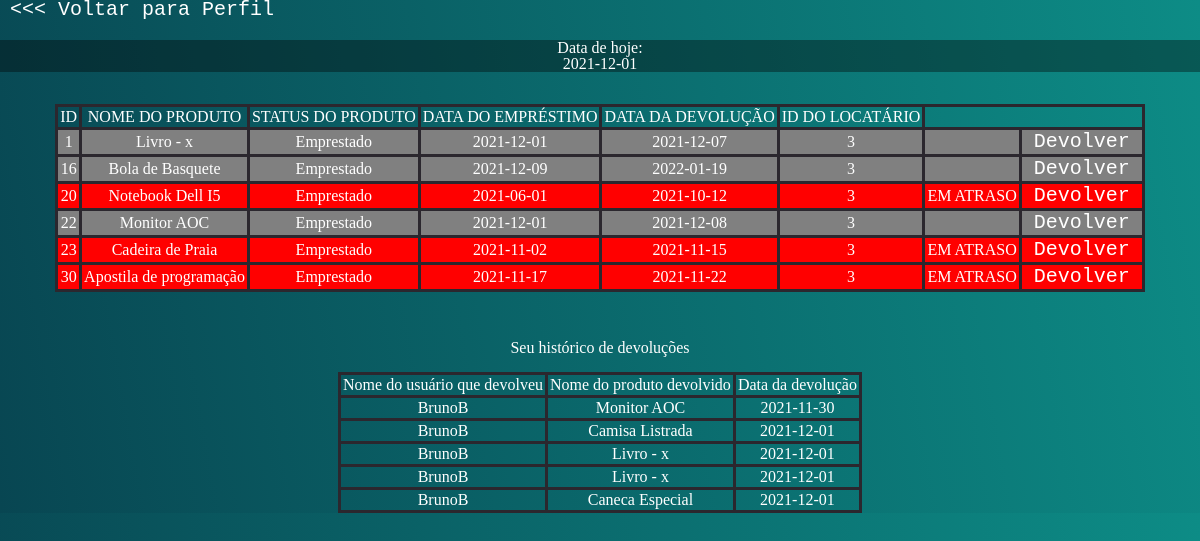
Page /historicoemprestimocomum.php (signed in) on the committed database.
### tables this page shows
CREATE TABLE `itens` (
  `id` int(11) NOT NULL,
  `nome` varchar(100) NOT NULL,
  `status` varchar(100) NOT NULL,
  `dataemprestimo` date NOT NULL,
  `datadevolucao` date NOT NULL,
  `iduser` int(11) NOT NULL
);

CREATE TABLE `devolucoes` (
  `id` int(11) NOT NULL,
  `datadevolucao` date NOT NULL,
  `nomeitemdevolvido` text NOT NULL,
  `nomeusuariodevolucao` varchar(100) NOT NULL
);

### historicoemprestimocomum.php (the view, shortened to what this page needs)
<!DOCTYPE html>
<html lang="pt-br">
<head>
    <link rel="stylesheet" href="./stylesheet/styles.css">
</head>
<body>
    <a href="logado.php"><<< Voltar para Perfil<br><br></a>
    <?php
          echo '<div class="echo" style="color:white">'.'Data de hoje: '.'</div>';
          $diahoje = date('Y-m-d', time());
          echo '<div class="echo" style="color:white">'.$diahoje.'</div><br><br>';
    ?>
    <table border="1">
                <tr>
                    <td>ID</td>
                    <td>NOME DO PRODUTO</td>
                    <td>STATUS DO PRODUTO</td>
                    <td>DATA DO EMPRÉSTIMO</td>
                    <td>DATA DA DEVOLUÇÃO</td>
                    <td>ID DO LOCATÁRIO</td>
                </tr>
                <?php
                include "conexoes/dbconnection.php";
                $myid = $_SESSION['id'];
                $sql = "SELECT * FROM itens WHERE iduser=$myid ";
                $res = mysqli_query($conn, $sql);
                while($row = mysqli_fetch_assoc($res)){
                    $diahoje = date('Y-m-d', time());
                    $diadevolucao = $row['datadevolucao'];
                        if($diahoje > $diadevolucao){
                            echo"   <tr>
                            <td style='background-color: red;'>" .$row['id'] . "</td>
                            <td style='background-color: red;'>" .$row['nome'] . "</td>
                            <td style='background-color: red;'>" .$row['status'] . "</td>
                            <td style='background-color: red;'>" .$row['dataemprestimo'] . "</td>
                            <td style='background-color: red;'>" .$row['datadevolucao'] . "</td>
                            <td style='background-color: red;'>" .$row['iduser'] . "</td>
                            <td style='background-color: red;'> EM ATRASO </td>
                            <td style='background-color: red;'> <a href='devolvercomum.php?id=" .$row['id']."'>Devolver</a> </td>
                            </tr>";
                        }else{
                            echo"   <tr>
                            <td style='background-color: gray;'>" .$row['id'] . "</td>
                            <td style='background-color: gray;'>" .$row['nome'] . "</td>
                            <td style='background-color: gray;'>" .$row['status'] . "</td>
                            <td style='background-color: gray;'>" .$row['dataemprestimo'] . "</td>
                            <td style='background-color: gray;'>" .$row['datadevolucao'] . "</td>
                            <td style='background-color: gray;'>" .$row['iduser'] . "</td>
                            <td style='background-color: gray;'></td>
                            <td style='background-color: gray;'> <a href='devolvercomum.php?id=" .$row['id']."'>Devolver</a> </td>
                            </tr>";
                        }
                }
            ?>
    </table>
    <br><br><br>
    <label>Seu histórico de devoluções<br><br></label>
    <table border="1">
        <tr>
            <td>Nome do usuário que devolveu</td>
            <td>Nome do produto devolvido</td>
            <td>Data da devolução</td>
        </tr>
        <?php
            include "conexoes/dbconnection.php";
            $myname = $_SESSION['user'];
            $sql = "SELECT * FROM devolucoes WHERE nomeusuariodevolucao='$myname'";
            $res = mysqli_query($conn, $sql);
            while($row = mysqli_fetch_assoc($res)){
                        echo "
                        <tr>
                            <td>" .$row['nomeusuariodevolucao'] . "</td>
                            <td>" .$row['nomeitemdevolvido'] . "</td>
                            <td>" .$row['datadevolucao'] . "</td>
                        </tr>
                        ";
            }
        ?>
    </table>
</body>
</html>

### stylesheet/styles.css (style rules this page uses)
html, body, div, span, applet, object, iframe, h1, h2, h3, h4, h5, h6, p, blockquote, pre, a, abbr, acronym, address, big, cite, code, del, dfn, em, img, ins, kbd, q, s, samp, small, strike, strong, sub, sup, tt, var, b, u, i, center, dl, dt, dd, ol, ul, li, form, label, legend, table, caption, tbody, tfoot, thead, tr, th, td, article, aside, canvas, details, embed, figure, figcaption, footer, header, hgroup, menu, nav, output, ruby, section, summary, time, mark, audio, video { margin: 0; padding: 0; border: 0; font-size: 100%; font: inherit; vertical-align: baseline; }
body { line-height: 1; }
table { border-collapse: collapse; border-spacing: 0; }
* { font-family: "Convergence", sans-serif; }
body { background: rgb(13,140,134); background: linear-gradient(260deg, rgba(13,140,134,1) 0%, rgba(8,70,82,1) 100%, rgba(33,11,52,1) 100%); }
table, td, th { margin: auto; border-width: 3px; color: white; text-align: center; border-style: solid; border-color: rgb(43, 39, 46); padding: 2px; }
a { text-decoration: none; color: rgb(255, 255, 255); font-family: inherit; font-size: inherit; color: white; outline: none; background: none; padding: 10px; font-size:x-large; font-family: monospace; }
label { color: white; display: block; margin-left: auto; margin-right: auto; text-align: center; }
div { display: inline-block; background-color: rgba(0, 0, 0, 0.37); border-width: 5px; border-style: double; border-left: none; border-top: none; border-bottom: none; }
.echo { border: none; background-color: none; text-align: center; display: block; margin-left: auto; margin-right: auto; }

### rows in the picture
itens: id "1", nome "Livro - x", status "Emprestado", dataemprestimo "2021-12-01", datadevolucao "2021-12-07", iduser "3"
itens: id "16", nome "Bola de Basquete", status "Emprestado", dataemprestimo "2021-12-09", datadevolucao "2022-01-19", iduser "3"
itens: id "20", nome "Notebook Dell I5", status "Emprestado", dataemprestimo "2021-06-01", datadevolucao "2021-10-12", iduser "3"
itens: id "22", nome "Monitor AOC", status "Emprestado", dataemprestimo "2021-12-01", datadevolucao "2021-12-08", iduser "3"
itens: id "23", nome "Cadeira de Praia", status "Emprestado", dataemprestimo "2021-11-02", datadevolucao "2021-11-15", iduser "3"
itens: id "30", nome "Apostila de programação", status "Emprestado", dataemprestimo "2021-11-17", datadevolucao "2021-11-22", iduser "3"
devolucoes: nomeusuariodevolucao "BrunoB", nomeitemdevolvido "Monitor AOC", datadevolucao "2021-11-30"
devolucoes: nomeusuariodevolucao "BrunoB", nomeitemdevolvido "Camisa Listrada", datadevolucao "2021-12-01"
devolucoes: nomeusuariodevolucao "BrunoB", nomeitemdevolvido "Livro - x", datadevolucao "2021-12-01"
devolucoes: nomeusuariodevolucao "BrunoB", nomeitemdevolvido "Livro - x", datadevolucao "2021-12-01"
devolucoes: nomeusuariodevolucao "BrunoB", nomeitemdevolvido "Caneca Especial", datadevolucao "2021-12-01"
